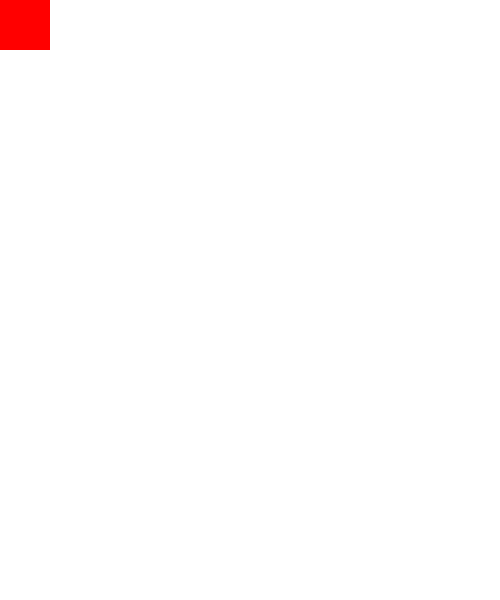
Frame 1 (no input)
Frame 60 (the mouse pressed at the canvas centre just before this capture): identical to frame 1, image omitted
Frame 120 (the mouse held since frame 60 and released just before this capture): identical to frame 1, image omitted

The Processing sketch that drew this single still picture (run headless with seeded random() and noise(); from frame 60 on, the mouse is pressed at the canvas centre):

// Processing sketch: week3_04_variables
// ── week3_04_variables.pde
int x = 0;
int y = 0;

void setup() {
  size(500, 600);
  background(255);
  noStroke();
}


void draw() {
  background(255);
  
  fill(255,0,0);
  rect(x,y,50,50);
}
